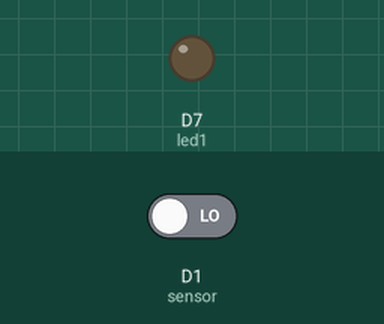
This sketch was run on a simulated Particle Photon. Parts: output pins drawn as LEDs (lit = HIGH). The inputs (shaded band) are chosen by the test bench; at power-on: D1 (sensor) LOW.

Above: at 8.8 s.
8.9 s: D1 (sensor) driven HIGH
At 12.19 s:
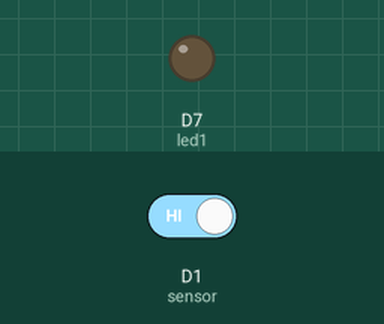
18.2 s: D1 (sensor) driven LOW
At 18.8 s:
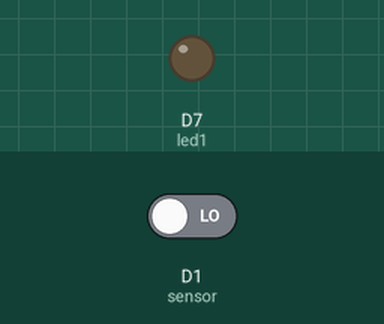
Timing chart, 0 to 21.2 s (numbered marks = the images above; inputs shaded):
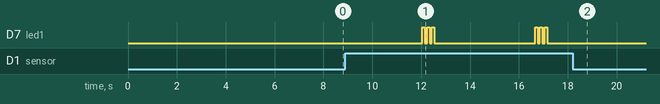

Measured:
- after the input at 8.9 s, D7 (led1): LOW → HIGH after 3.1 s, → LOW 0.10 s later, → HIGH 0.10 s later, → LOW 0.10 s later, … (12 changes in this stretch)
- after the input at 18.2 s, D7 (led1): stops changing and stays LOW

The sketch:

motiondetector.ino
```cpp
int led1 = D7;
int sensor = D1;
String movement;

void setup() {


  pinMode(led1, OUTPUT);
  pinMode(sensor, INPUT);
  Particle.variable("Movement", movement);
  Particle.publish("Movement", "Monitoring Started");

}


void loop() {


  if (digitalRead(sensor)) {
    movement = "Motion Detected!!!";
    Particle.publish("Movement", movement);
    digitalWrite(led1, HIGH);
    delay(100);
    digitalWrite(led1, LOW);
    delay(100);
    digitalWrite(led1, HIGH);
    delay(100);
    digitalWrite(led1, LOW);
    delay(100);
    digitalWrite(led1, HIGH);
    delay(100);
    digitalWrite(led1, LOW);
    delay(100);


  } else {

    //movement = "No Movement";
    //Particle.publish("Movement", movement);
    if (movement == "Motion Detected!!!") {
        movement = "Motion Stopped";
        Particle.publish("Movement", movement);
    }


  }

  delay(4000);


}
```
